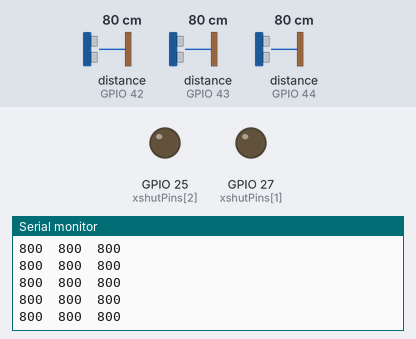
Bench run of a sketch on a simulated ESP32. On the bench: output pins drawn as LEDs (lit = HIGH), the last lines printed to the serial monitor. The inputs (shaded band) are chosen by the test bench; at power-on: distance to the obstacle (sensors on GPIO 42, GPIO 43, GPIO 44) 80 cm.

Above: at 1.2 s.
1.3 s: distance to the obstacle (sensor on GPIO 42) set to 2 cm
At 1.36 s:
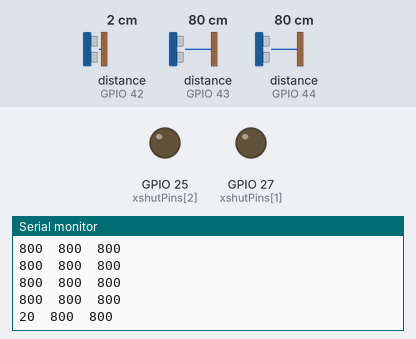
4.3 s: distance to the obstacle (sensor on GPIO 43) set to 2 cm
At 4.35 s:
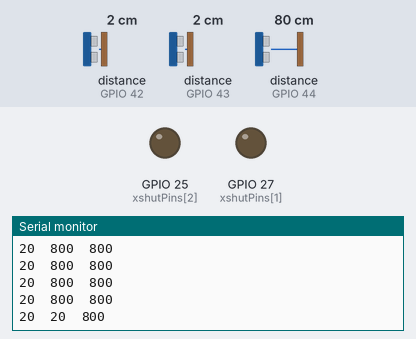
5.8 s: distance to the obstacle (sensor on GPIO 44) set to 2 cm
At 5.84 s:
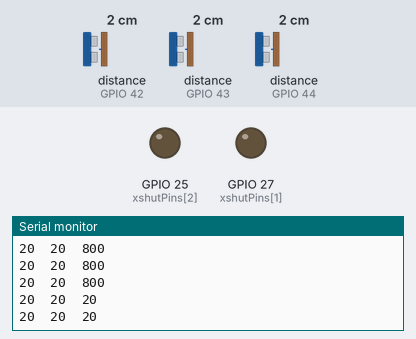
7.3 s: distance to the obstacle (sensor on GPIO 42) set to 4 cm
At 7.34 s:
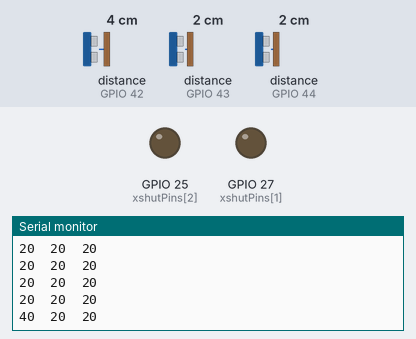
8.8 s: distance to the obstacle (sensor on GPIO 43) set to 4 cm
At 8.83 s:
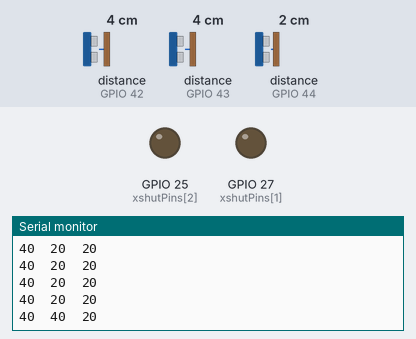
10.3 s: distance to the obstacle (sensor on GPIO 44) set to 4 cm
At 10.32 s:
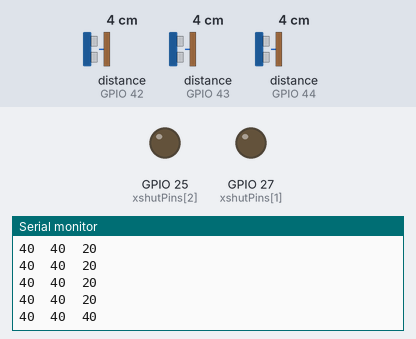
Timing chart, 0 to 12.8 s (numbered marks = the images above; inputs shaded):
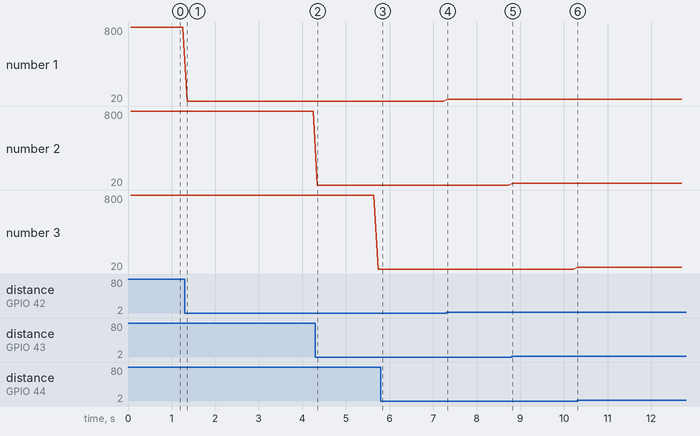

Measured:
- after the input at 1.3 s, the serial monitor: prints a new line after 0.06 s (image 1)
- after the input at 4.3 s, the serial monitor: prints a new line at once (image 2)
- after the input at 5.8 s, the serial monitor: prints a new line at once (image 3)
- after the input at 7.3 s, the serial monitor: prints a new line at once (image 4)
- after the input at 8.8 s, the serial monitor: prints a new line at once (image 5)
- after the input at 10.3 s, the serial monitor: prints a new line at once (image 6)
- plotted number 1: 800 → 20 after the input at 1.3 s, 20 → 40 after the input at 7.3 s

The sketch:

ContinuousMultipleSensors.ino
```cpp
/*
This example shows how to set up and read multiple VL53L1X sensors connected to
the same I2C bus. Each sensor needs to have its XSHUT pin connected to a
different Arduino pin, and you should change sensorCount and the xshutPins array
below to match your setup.

For more information, see ST's application note AN4846 ("Using multiple VL53L0X
in a single design"). The principles described there apply to the VL53L1X as
well.
*/

#include <Wire.h>
#include <VL53L1X.h>

// The number of sensors in your system.
const uint8_t sensorCount = 3;

// The Arduino pin connected to the XSHUT pin of each sensor.
const uint8_t xshutPins[sensorCount] = { 13, 27, 25 };

VL53L1X sensors[sensorCount];

void setup()
{
  // while (!Serial) {}
  Serial.begin(115200);
  Wire.begin(33, 32);
  Wire.setClock(400000); // use 400 kHz I2C

  // Disable/reset all sensors by driving their XSHUT pins low.
  for (uint8_t i = 0; i < sensorCount; i++)
  {
    pinMode(xshutPins[i], OUTPUT);
    digitalWrite(xshutPins[i], LOW);
  }

  // Enable, initialize, and start each sensor, one by one.
  for (uint8_t i = 0; i < sensorCount; i++)
  {
    // Stop driving this sensor's XSHUT low. This should allow the carrier
    // board to pull it high. (We do NOT want to drive XSHUT high since it is
    // not level shifted.) Then wait a bit for the sensor to start up.
    pinMode(xshutPins[i], INPUT);
    delay(10);

    sensors[i].setTimeout(500);
    if (!sensors[i].init())
    {
      Serial.print("Failed to detect and initialize sensor ");
      Serial.println(i);
      while (1);
    }

    // Each sensor must have its address changed to a unique value other than
    // the default of 0x29 (except for the last one, which could be left at
    // the default). To make it simple, we'll just count up from 0x2A.
    sensors[i].setAddress(0x2A + i);

    sensors[i].startContinuous(50);
  }
}

void loop()
{
  for (uint8_t i = 0; i < sensorCount; i++)
  {
    Serial.print(sensors[i].read());
    if (sensors[i].timeoutOccurred()) { Serial.print(" TIMEOUT"); }
    Serial.print('\t');
  }
  Serial.println();
}
```
